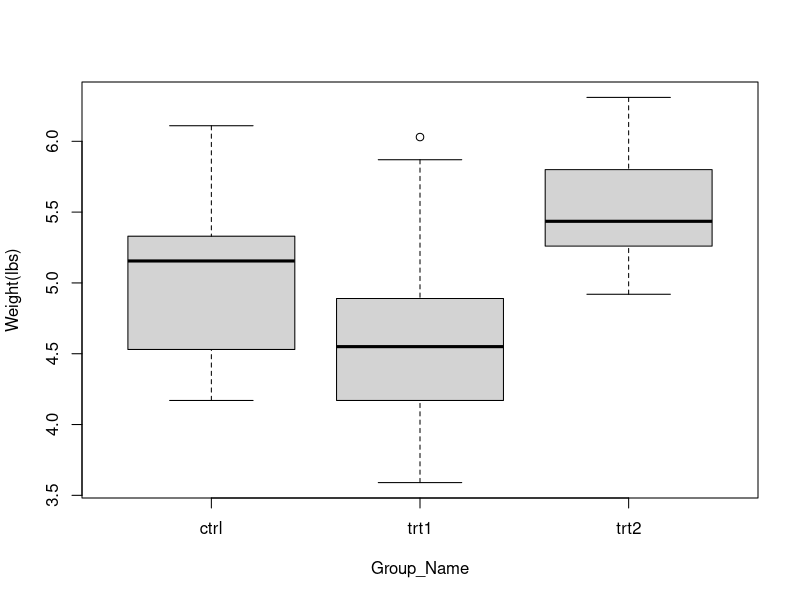

Source code (R):
## ---- chunk 1
knitr::opts_chunk$set(echo = TRUE)
## ---- chunk 2
data("PlantGrowth")
head(PlantGrowth)
str(PlantGrowth)
## ---- chunk 3
names(PlantGrowth) <- c("Weight(lbs)","Group_Name")
names(PlantGrowth)
unique(PlantGrowth$Group_Name)
## ---- chunk 4
lookup_Groupname <- c(ctrl="control condition", trt1 ="treatment condition_1",
                      trt2="treatment condition_2")
lookup_Groupname[c("ctrl","trt1","trt1")]
lookup_Groupname[PlantGrowth$Group_Name]
PlantGrowth[,3] <- unname(lookup_Groupname[PlantGrowth$Group_Name])
PlantGrowth[,3]
## ---- chunk 5
summary(PlantGrowth)
## ---- chunk 6
boxplot(`Weight(lbs)`~ Group_Name,  data = PlantGrowth )
## ---- chunk 7
sessionInfo()
